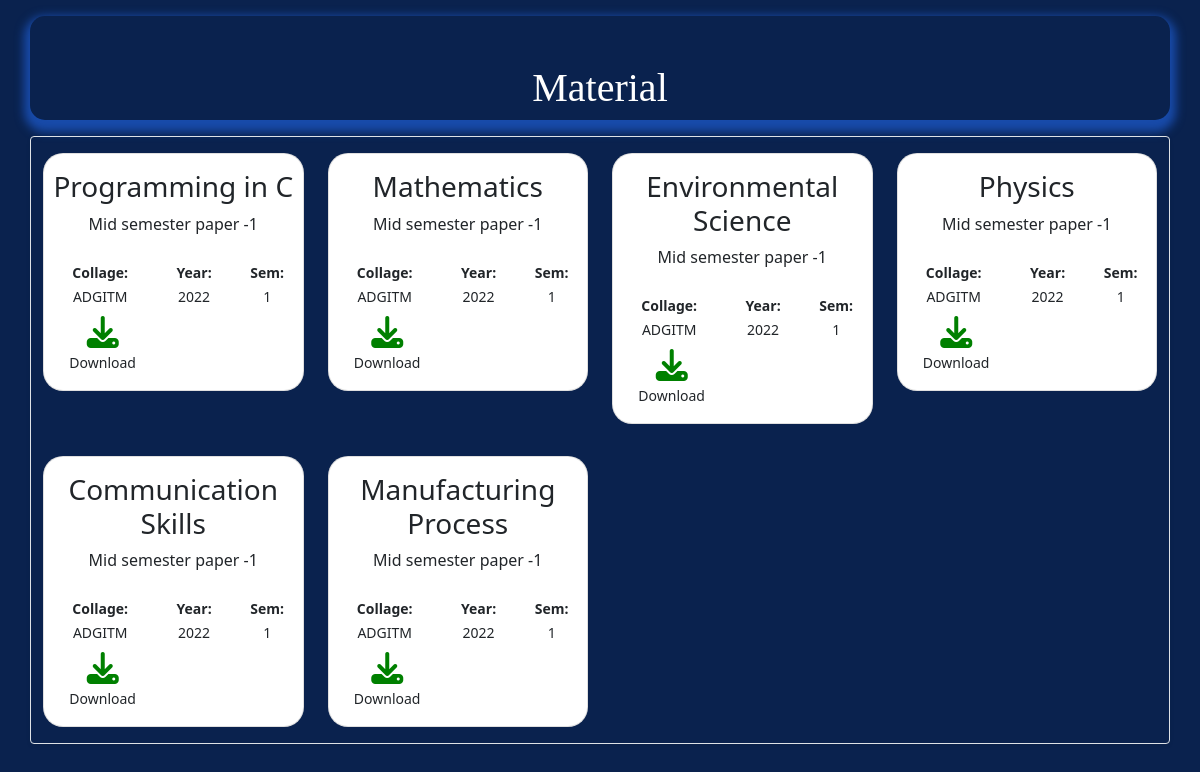
Page /open_snippet on the committed database.
### codes/models.py (models this page shows, shortened)
class files(models.Model):
    files_id=models.AutoField
    files_name=models.CharField(max_length=200)
    files=models.FileField(upload_to='file_pdf/')
    files_desc=models.CharField(max_length=200)
    collage=models.CharField(max_length=200,default='')
    sem=models.CharField(max_length=5,default='')
    year=models.CharField(max_length=5,default='')

### codes/views.py (the view)
# urls.py: path('open_snippet', views.all_snippet),
def all_snippet(request):
    snippet=files.objects.all()
    param={'snippet':snippet,'range':range(0,len(snippet))}
    return render(request,"books.html",param)

### templates/books.html (shortened to what this page needs)
<!doctype html>
<html lang="en">
  <head>
    <link rel="stylesheet" href="https://cdnjs.cloudflare.com/ajax/libs/font-awesome/6.1.1/css/all.min.css" />
    <link href="https://cdn.jsdelivr.net/npm/bootstrap@5.1.3/dist/css/bootstrap.min.css" rel="stylesheet">
  </head>
  <body style="background-color: #0a224e;">
    <div class="container text-center" style="box-shadow: 0 6px 10px 6px #184baa; border-radius: 15px;">
        <h1 class="pt-5 pb-2  text-white mt-3" style="font-family:fantasy;font-size: 2.5em !important;">Material</h1>
    </div>
    <div class="container border rounded overflow-hidden flex-md-row mb-4 shadow-sm h-md-250 mt-3">
      <div class="row my-0">
        {% for i in snippet|slice:"0:" %}
        <div class="col-lg-3 col-md-6 py-3">
          <div class="card text-center py-3" style="border-radius:20px;" >
            <div class="col-12">
              <h3>{{i.files_name}}</h3>
            </div>
            <div class="col-12">
              <p>{{i.files_desc}}</p>
            </div>
            <div class="row text-center px-3 py-2">
              <div class="col-5">
                <small><b>Collage: </b>{{i.collage}}</small>
              </div>
              <div class="col-4">
                <small><b>Year: </b>{{i.year}}</small>
              </div>
              <div class="col-3">
                <small><b>Sem: </b>{{i.sem}}</small>
              </div>
            </div>
            <div class="row text-center ">
              <div class="col-sm-6 col-12 text-center">
                <a href="{{i.files.url}}" style="color:gray" download=""><i class="fa-solid fa-download fa-2x" style="color:green"></i></a>
                <br>
                <small>Download</small>
              </div>
            </div>
          </div>
        </div>
        {% endfor %}
      </div>
    </div>
  </body>
</html>

### rows in the picture
files: files_name "Programming in C", files_desc "Mid semester paper -1", collage "ADGITM", year "2022", sem "1"
files: files_name "Mathematics", files_desc "Mid semester paper -1", collage "ADGITM", year "2022", sem "1"
files: files_name "Environmental Science", files_desc "Mid semester paper -1", collage "ADGITM", year "2022", sem "1"
files: files_name "Physics", files_desc "Mid semester paper -1", collage "ADGITM", year "2022", sem "1"
files: files_name "Communication Skills", files_desc "Mid semester paper -1", collage "ADGITM", year "2022", sem "1"
files: files_name "Manufacturing Process", files_desc "Mid semester paper -1", collage "ADGITM", year "2022", sem "1"
